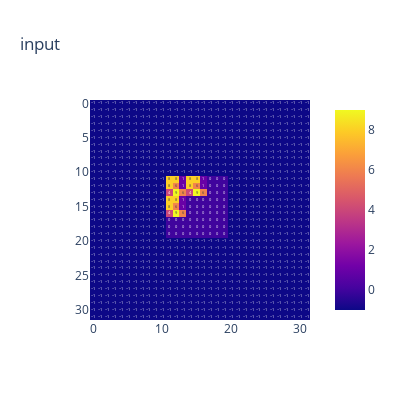
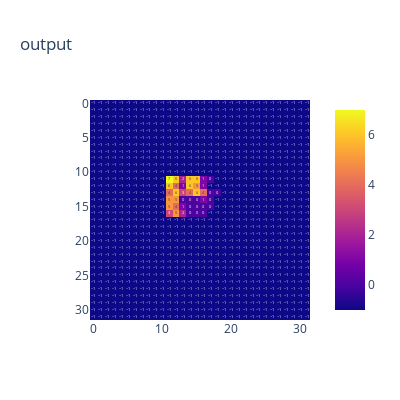
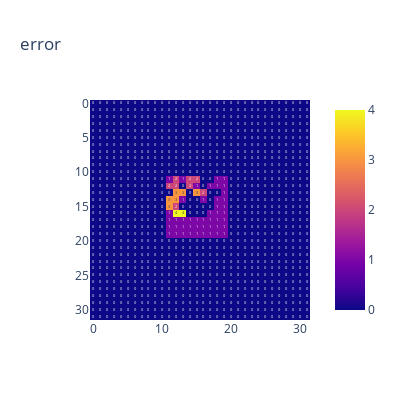

The code cell stored with these charts, in order, in its notebook:
### Markdown cell above
# Human Evaluation

### Code cell
sample_idx = 123
batch_idx = 1
noise_scale = 0.19
denoise_steps = 20
# denoise_steps = checkpoint_config['diffuser']['denoising_steps']

x = dataset[sample_idx][0][batch_idx]

x = x.unsqueeze(dim=0).unsqueeze(dim=1).to(device)

if model_config['backbone'] == 'catunet':
    # x can be considered as mask / magnitude of category `c`
    c = x
    x = torch.where(x >= 0, 1., 0)            
else:
    # normalize num_classes = 10, background = -1
    x = torch.where(x >= 0, x/10, x)

# Add noise
n = (noise_scale * torch.rand(x.shape[0])).to(device)
x_n = noise_schedule(x, n)
x_n = x_n.to(device)

# Predict
with torch.no_grad():
    if model_config['backbone'] == 'catunet':
        x = c
        y = model(x_n, c, t=denoise_steps)
    else:
        y = model(x_n, t=denoise_steps)
        
x = x.squeeze().detach().cpu().numpy()
y = y.squeeze().detach().cpu().numpy()

if model_config['backbone'] != 'catunet':
    x *= 10
    y *= 10

x = np.rint(x)
y = np.rint(y)

x = np.where(x >= 0, x, -1)
y = np.where(y >= 0, y, -1)

e = np.abs(y - x)

plot_trigrids(x, y, e)

print('Error stats:')
print('\t Max:', np.max(e))
print('\t Min:', np.min(e))
print('\t Avg:', np.mean(e))

### Figure 1 — Plotly figure (JSON) as saved in the notebook; plotly's stock layout.template omitted (floating-point values rounded to 4 significant figures; data arrays with more than 128 entries replaced by an {"elided": "..."} marker saying what was removed)
{"data": [{"coloraxis": "coloraxis", "hovertemplate": "x: %{x}<br>y: %{y}<br>color: %{z}<extra></extra>", "name": "0", "texttemplate": "%{z}", "type": "heatmap", "xaxis": "x", "yaxis": "y", "z": {"elided": "32x32 int values"}}], "layout": {"coloraxis": {"colorscale": [[0, "#0d0887"], [0.1111, "#46039f"], [0.2222, "#7201a8"], [0.3333, "#9c179e"], [0.4444, "#bd3786"], [0.5556, "#d8576b"], [0.6667, "#ed7953"], [0.7778, "#fb9f3a"], [0.8889, "#fdca26"], [1, "#f0f921"]]}, "height": 400, "title": {"text": "input"}, "width": 400, "xaxis": {"anchor": "y", "autorange": true, "constrain": "domain", "domain": [0.04167, 0.9583], "range": [-0.5, 31.5], "scaleanchor": "y"}, "yaxis": {"anchor": "x", "autorange": true, "constrain": "domain", "domain": [0, 1], "range": [31.5, -0.5]}}}

### Figure 2 — Plotly figure (JSON) as saved in the notebook; plotly's stock layout.template omitted (floating-point values rounded to 4 significant figures; data arrays with more than 128 entries replaced by an {"elided": "..."} marker saying what was removed)
{"data": [{"coloraxis": "coloraxis", "hovertemplate": "x: %{x}<br>y: %{y}<br>color: %{z}<extra></extra>", "name": "0", "texttemplate": "%{z}", "type": "heatmap", "xaxis": "x", "yaxis": "y", "z": {"elided": "32x32 int values"}}], "layout": {"coloraxis": {"colorscale": [[0, "#0d0887"], [0.1111, "#46039f"], [0.2222, "#7201a8"], [0.3333, "#9c179e"], [0.4444, "#bd3786"], [0.5556, "#d8576b"], [0.6667, "#ed7953"], [0.7778, "#fb9f3a"], [0.8889, "#fdca26"], [1, "#f0f921"]]}, "height": 400, "title": {"text": "output"}, "width": 400, "xaxis": {"anchor": "y", "autorange": true, "constrain": "domain", "domain": [0.04167, 0.9583], "range": [-0.5, 31.5], "scaleanchor": "y"}, "yaxis": {"anchor": "x", "autorange": true, "constrain": "domain", "domain": [0, 1], "range": [31.5, -0.5]}}}

### Figure 3 — Plotly figure (JSON) as saved in the notebook; plotly's stock layout.template omitted (floating-point values rounded to 4 significant figures; data arrays with more than 128 entries replaced by an {"elided": "..."} marker saying what was removed)
{"data": [{"coloraxis": "coloraxis", "hovertemplate": "x: %{x}<br>y: %{y}<br>color: %{z}<extra></extra>", "name": "0", "texttemplate": "%{z}", "type": "heatmap", "xaxis": "x", "yaxis": "y", "z": {"elided": "32x32 int values"}}], "layout": {"coloraxis": {"colorscale": [[0, "#0d0887"], [0.1111, "#46039f"], [0.2222, "#7201a8"], [0.3333, "#9c179e"], [0.4444, "#bd3786"], [0.5556, "#d8576b"], [0.6667, "#ed7953"], [0.7778, "#fb9f3a"], [0.8889, "#fdca26"], [1, "#f0f921"]]}, "height": 400, "title": {"text": "error"}, "width": 400, "xaxis": {"anchor": "y", "autorange": true, "constrain": "domain", "domain": [0.04167, 0.9583], "range": [-0.5, 31.5], "scaleanchor": "y"}, "yaxis": {"anchor": "x", "autorange": true, "constrain": "domain", "domain": [0, 1], "range": [31.5, -0.5]}}}
